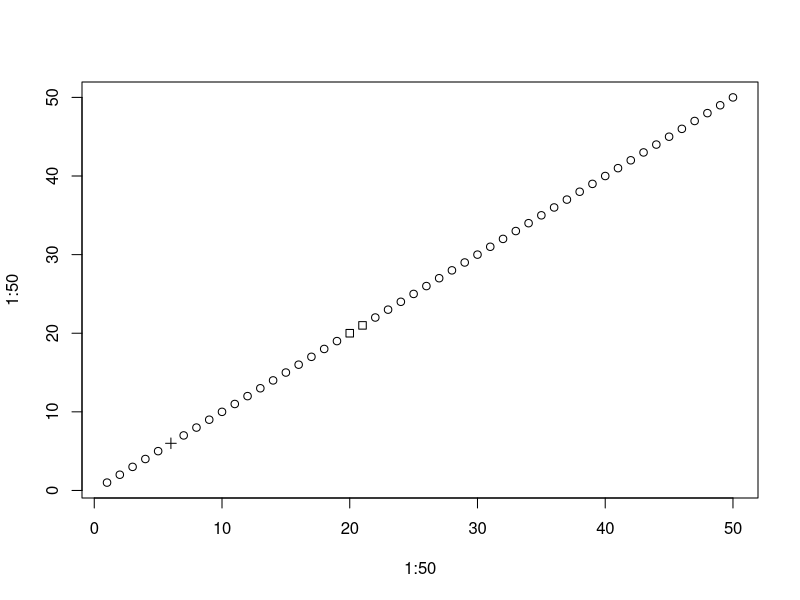

Recreate this plot in R.
# single quotes or double quotes to make string
mystrings <- c("A", 'and')
class(mystrings)

# importing text in table (stringsAsFactors = FALSE)
germplasm_data <- read.table("Plant.1.0 New Msa.txt",
                             sep = "\t", comment.char = "#",
                             stringsAsFactors = FALSE,
                             header = TRUE)
str(germplasm_data)

germplasm_data$X.organism # character vector

# importing lines of text
germplasm_lines <- readLines("Plant.1.0 New Msa.txt")
head(germplasm_lines)

# comparison operators
germplasm_data$X.organism == "Miscanthus sinensis"

# using paste - elementwise
paste(germplasm_data$X.sample_name,
      ", species: ",
      germplasm_data$X.organism, sep = "")

# using paste - whole vector to one string
paste(germplasm_data$X.sample_name[1:10],
      collapse = " ")

# other common seperators
# "\t" tab
# "\n" newline

newstring <- paste(germplasm_data$X.sample_name[1:10],
      collapse = "\n")
cat(newstring) # print line breaks as line breaks

# nchar
nchar(germplasm_data$X.sample_name)

# substring
species_name <- substring(germplasm_data$X.organism,
          12, nchar(germplasm_data$X.organism))
species_name

# strsplit
species_split <- strsplit(germplasm_data$X.organism, 
                          split = " ")
species_split[[50]]

strsplit("hi bye", split = " ")[[1]]

# split completely into characters
strsplit("hi bye", split = "")[[1]]

# format numbers
mynum <- c(2000, 1.80, 1.4568293)
formatC(mynum, digits = 3, format = "f") # digits after decimal place
formatC(mynum, digits = 3, format = "fg", flag = "#") # significant digits
mynum2 <- 1:10
formatC(mynum2, flag = "0", width = 2) # pad with zeros on left

prettyNum(mynum, big.mark = ",") # comma for thousands, millions
prettyNum(mynum, big.mark = " ") # space instead of comma

# add column of sample names to table
germplasm_data$samplenum <- 
  paste("Sample", formatC(1:558, flag = 0, width = 3), sep = "")

# match for joins
height_data <- data.frame(sample = c("UI11-00006", "KMS356", "KMS350"),
                          height = c(2, 3, 1.5),
                          stringsAsFactors = FALSE)
match_rows <- match(height_data$sample, germplasm_data$X.sample_name) # na if not found

germplasm_data[match_rows, 1:3]
height_data$sample_title <- germplasm_data$sample_title[match_rows]

germplasm_data[c(3, NA), ] # what happens when we index by missing data
any(is.na(match_rows)) # check for if there is missing data

# naming vectors
myvect <- c(0, 4, 6)
names(myvect) <- c('a', 'b', 'c')
myvect
myvect[2] == 4
myvect[2] == 'b'
names(myvect)[2] == 'b'
myvect['b']
myvect[c('b', 'a')]

mypch <- c(0, 1, 2, 3)
names(mypch) <- c("Miscanthus sinensis", 
                  "Miscanthus sacchariflorus",
                  "Miscanthus x giganteus",
                  "Miscanthus lutarioriparius")
unique(germplasm_data$X.organism)
mypch
pch_to_plot <- mypch[germplasm_data$X.organism]
str(pch_to_plot)

plot(1:50, 1:50, pch = pch_to_plot[1:50])

c(`Miscanthus sinensis` = 0)
c(a = 4)

# adding row names to a table
rownames(germplasm_data) <- 
  germplasm_data$X.sample_name
mysamples <- paste("JY", c("012", "001", "028"),
                   sep = "")
germplasm_data[mysamples, 1:3]

germplasm_data2 <- read.table("Plant.1.0 New Msa.txt",
                             sep = "\t", comment.char = "#",
                             stringsAsFactors = FALSE,
                             header = TRUE,
                             row.names = 1)

## pattern matching
fruits <- c("apple", "orange", "banana")
grep("a", fruits)
grep("an", fruits)
grepl("an", fruits)

gsub("an", "ern", fruits) # find and replace all
sub("an", "ern", fruits) # find and replace first match

regexpr("an", fruits)
gregexpr("an", fruits)

# regular expressions
grep("^Chr", c("Chr01", "blahChr")) # beginning of string
grep("Chr", c("Chr01", "blahChr"))

grep("a$", fruits) # end of string
fruits

grep("^a.*e$", fruits) # begins with a, ends with e

grep("(an)+", fruits) # one or more "an"
grep("(an){2}", fruits) # exactly two "an"
grep("anan", fruits)

grep("an[ag]", fruits) # "an" followed by "a" or "g"
grep("an[^g]", fruits) # "an" followed by anything but "g"
gregexpr("(an|or)", fruits) # "an" or "or"

banana_match <- gregexpr("(an)+", fruits)[[3]]
banana_match == 2
attr(banana_match, "match.length") # extract match length

grep("^JM2014-[SK]-[0-9]{1,2}$", germplasm_data$X.sample_name,
     value = TRUE)

cat("loc1\\.5")

grep("^JM2014-[SK]-[[:digit:]]{1,2}$", germplasm_data$X.sample_name,
     value = TRUE)
"^JM2014-[SK]-[[:digit:][:punct:]]{1,2}$"

grep("^JY[[:digit:]]{3}$", germplasm_data$X.sample_name,
     value = TRUE)
